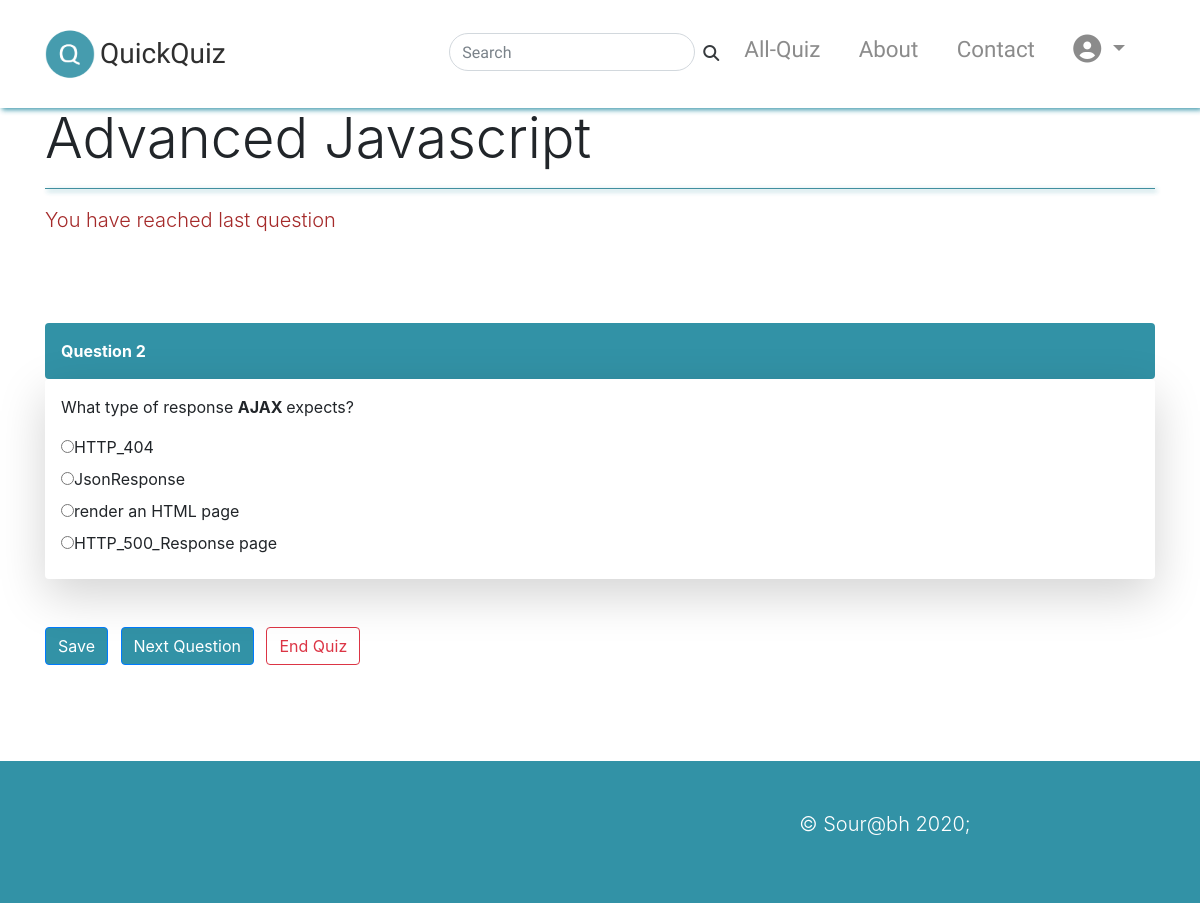
/advanced-javascript/3/ (signed in), run on the app's committed database.
### quiz_app/models.py (models this page shows, shortened)
class Quiz(models.Model):
	user            = models.ForeignKey(settings.AUTH_USER_MODEL,on_delete=models.CASCADE)
	title           = models.CharField(max_length=200)
	slug            = models.SlugField(unique=True,blank=True,
						null=True,help_text="let it be empty",db_index=True)
	subject         = models.CharField(max_length=29,default='1',
						choices = SUBJECT_CHOICES)
	total_question  = models.PositiveSmallIntegerField(default=10)
	created         = models.DateField(auto_now_add=True)
	is_active       = models.BooleanField(default=False)
	class Meta:
		verbose_name = 'Quiz'
		verbose_name_plural = 'Quizs'
		ordering = ['-created']

class Question(models.Model):
	quiz           = models.ForeignKey(Quiz,on_delete=models.CASCADE,related_name="questions")
	question       = RichTextField()

class Answer(models.Model):
	question       = models.ForeignKey(Question,on_delete=models.CASCADE,related_name="answers")
	answer         = models.CharField(max_length=255)
	correct        = models.BooleanField(default=False)

### quiz_app/views.py (the view)
# urls.py: path('<str:slug>/<int:ques_no>/',views.start_quiz,name="start_quiz"),
@login_required
def start_quiz(request,slug,ques_no):
	print("User asked for question number ",ques_no)
	user         = request.user
	msg          = ""
	quiz_object  = get_object_or_404(Quiz,slug=slug)
	start_time     = QuizAnalysis.objects.filter(user=user,quiz=quiz_object)
	if not start_time.exists():
		QuizAnalysis.objects.create(user=user,quiz=quiz_object,start=timezone.now())
	print(quiz_object.questions.count(),ques_no-1)
	if quiz_object.questions.count() == ques_no-1:
		question_obj  = quiz_object.questions.all()[ques_no-2]
		next_question = ques_no
		msg           = "You have reached last question"
	elif quiz_object.questions.count() > ques_no-2:
		question_obj  = quiz_object.questions.all()[ques_no-1]  #Since python follows 0 based index so I am querying ques_no-1
		next_question = ques_no + 1
	answer_obj   = question_obj.answers.all()
	context      = {'quiz_object':quiz_object,
					'question_object':question_obj,
					'answer_object':answer_obj,
					'next_question':next_question,
					'msg':msg
					}
	return render(request,'quiz_app/start_quiz.html',context)

### my_auth/models.py (called while the page is built)
    @property
    def is_active(self):
        return self.active

### templates/quiz_app/start_quiz.html (shortened to what this page needs)
{% extends 'base.html' %}
{% load static %}
{% block head %}
<link rel="stylesheet" href="{% static 'mycs/start_quiz.css' %}">
{% endblock %}
{% block body %}
<div class="container">
    <h1 class="display-4 mt-3">{{quiz_object.title}}<hr class="hr_" style="background: #3292a6; " ></h1>
    <div class="row">
      <div class="col-12">
            {% if msg %}
            <p class="lead" style="color: brown">{{msg}}</p>
            <br>
            {% endif %}
        <div class="shadow-none p-3 mt-5 text-white rounded" style="background:#3292a6;">
          <strong>
          Question {{next_question|add:"-1"}}</strong>
        </div>
                <div class="shadow-lg p-3 mb-5 rounded">
                  {{question_object.question|safe}}
                  {% for obj in answer_object %}
                  <span id="{{obj.id}}">
                    <label><input type="radio" id="{{obj.id}}" name="answer-option" value="{{obj.answer}}">{{obj.answer}}
                    </label>
                  </span>
                  <br>
                  {% endfor %}
                </div>
        </div>
      </div>
    <button id="submit-answer" class="btn btn-primary mr-2" onclick="checkAnswer()" style="background: #3292a6;">Save</button>
    <a href="{% url 'start_quiz' quiz_object.slug next_question %}">
      <button class="btn btn-primary mr-2" style="background: #3292a6;">Next Question</button>
    </a>
    <a href="{% url 'submit' quiz_object.slug  %}">
      <button class="btn btn-outline-danger mr-2">End Quiz</button>
    </a>
</div>
{% endblock %}

### static_dir/mycs/start_quiz.css (style rules this page uses)
.hr_ { box-shadow: 2px 2px 5px #3292a6; opacity: 0.9; background: #fff; }

### templates/components/navbar.html (style rules this page uses)
body { margin-top: 105px; }

### data on the page
Quiz: title "Advanced Javascript"
Question: question "What type of response AJAX expects?"
Answer: answer "HTTP_404"
Answer: answer "JsonResponse"
Answer: answer "render an HTML page"
Answer: answer "HTTP_500_Response page"

### other printed values
{{ brand_name }} "QuickQuiz"
{{ msg }} "You have reached last question"
{{ next_question|add:"-1" }} "2"
